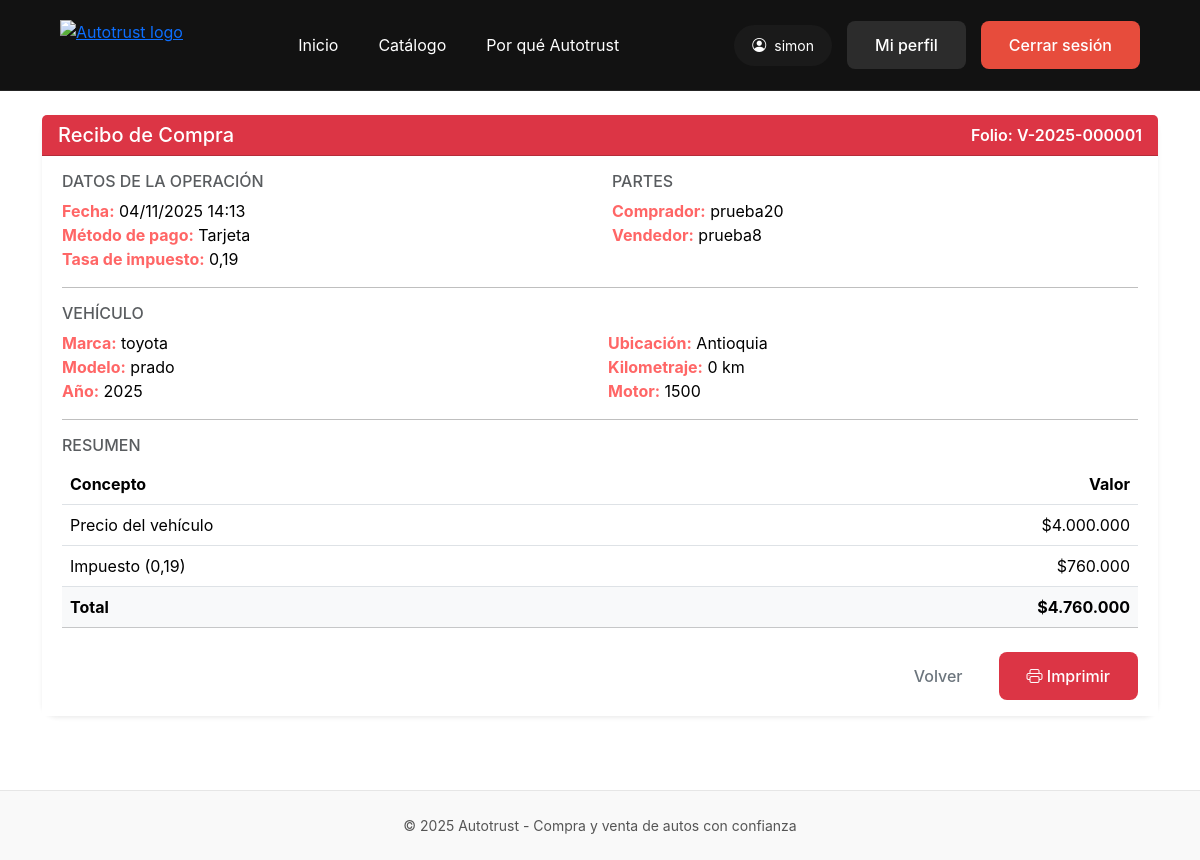
Screenshot of /ventas/1/recibo/ (signed in) with the database file from the repository.
### vehicles/models.py (models this page shows, shortened)
class Venta(models.Model):
    METODOS_PAGO = [
        ("tarjeta", "Tarjeta"),
        ("transferencia", "Transferencia"),
        ("efectivo", "Efectivo"),
        ("otro", "Otro"),
    ]
    vehicle   = models.ForeignKey("Vehicle", on_delete=models.PROTECT, related_name="ventas")
    comprador = models.ForeignKey(User, on_delete=models.PROTECT, related_name="compras")
    vendedor  = models.ForeignKey(User, on_delete=models.PROTECT, related_name="ventas_realizadas", null=True, blank=True)
    marca       = models.CharField(max_length=100)
    modelo      = models.CharField(max_length=100)
    anio        = models.CharField(max_length=10)
    ubicacion   = models.CharField(max_length=100)
    kilometraje = models.IntegerField(default=0)
    motor       = models.CharField(max_length=50, blank=True, null=True)
    precio_unitario = models.DecimalField(max_digits=12, decimal_places=0)
    impuesto        = models.DecimalField(max_digits=12, decimal_places=0, default=0)
    total           = models.DecimalField(max_digits=12, decimal_places=0, default=0)
    tasa_impuesto   = models.DecimalField(max_digits=4, decimal_places=2, default=Decimal("0.19"))
    metodo_pago = models.CharField(max_length=20, choices=METODOS_PAGO, default="tarjeta")
    folio       = models.CharField(max_length=30, unique=True, blank=True)  # N° de recibo
    creado_en   = models.DateTimeField(default=timezone.now)
    class Meta:
        ordering = ("-creado_en",)

### vehicles/views.py (the view)
# urls.py: path("ventas/<int:venta_id>/recibo/", views.venta_recibo, name="venta_recibo"),
@login_required
def venta_recibo(request, venta_id):
    venta = get_object_or_404(Venta, pk=venta_id)
    if not (request.user.is_staff or request.user == venta.comprador or request.user == venta.vendedor):
        return redirect("catalogo")
    return render(request, "vehicles/venta_recibo.html", {"venta": venta})

### vehicles/templates/vehicles/venta_recibo.html (shortened to what this page needs)
{% extends 'base.html' %}
{% load humanize %}
{% block content %}
<div class="container py-4">
  <div class="card shadow-sm border-0">
    <div class="card-header bg-danger text-white d-flex justify-content-between align-items-center">
      <h5 class="mb-0">Recibo de Compra</h5>
      <span class="fw-semibold">Folio: {{ venta.folio }}</span>
    </div>
    <div class="card-body">
      <div class="row g-4">
        <div class="col-md-6">
          <h6 class="text-uppercase text-muted">Datos de la operación</h6>
          <ul class="list-unstyled mb-0">
            <li><strong>Fecha:</strong> {{ venta.creado_en|date:"d/m/Y H:i" }}</li>
            <li><strong>Método de pago:</strong> {{ venta.get_metodo_pago_display }}</li>
            <li><strong>Tasa de impuesto:</strong> {{ venta.tasa_impuesto|floatformat:2 }} </li>
          </ul>
        </div>
        <div class="col-md-6">
          <h6 class="text-uppercase text-muted">Partes</h6>
          <ul class="list-unstyled mb-0">
            <li><strong>Comprador:</strong> {{ venta.comprador.username }}</li>
            <li><strong>Vendedor:</strong> {{ venta.vendedor.username }}</li>
          </ul>
        </div>
      </div>
      <hr>
      <h6 class="text-uppercase text-muted">Vehículo</h6>
      <div class="row g-3">
        <div class="col-md-6">
          <ul class="list-unstyled mb-0">
            <li><strong>Marca:</strong> {{ venta.marca }}</li>
            <li><strong>Modelo:</strong> {{ venta.modelo }}</li>
            <li><strong>Año:</strong> {{ venta.anio }}</li>
          </ul>
        </div>
        <div class="col-md-6">
          <ul class="list-unstyled mb-0">
            <li><strong>Ubicación:</strong> {{ venta.ubicacion }}</li>
            <li><strong>Kilometraje:</strong> {{ venta.kilometraje|intcomma }} km</li>
            <li><strong>Motor:</strong> {{ venta.motor|default:"—" }}</li>
          </ul>
        </div>
      </div>
      <hr>
      <h6 class="text-uppercase text-muted">Resumen</h6>
      <div class="table-responsive">
        <table class="table mb-0">
          <thead>
            <tr>
              <th>Concepto</th>
              <th class="text-end">Valor</th>
            </tr>
          </thead>
          <tbody>
            <tr>
              <td>Precio del vehículo</td>
              <td class="text-end">${{ venta.precio_unitario|intcomma }}</td>
            </tr>
            <tr>
              <td>Impuesto ({{ venta.tasa_impuesto|floatformat:2 }})</td>
              <td class="text-end">${{ venta.impuesto|intcomma }}</td>
            </tr>
            <tr class="table-light">
              <th>Total</th>
              <th class="text-end">${{ venta.total|intcomma }}</th>
            </tr>
          </tbody>
        </table>
      </div>
      <div class="d-flex justify-content-end mt-4 gap-2">
        <a href="{% url 'catalogo' %}" class="btn btn-outline-secondary">Volver</a>
        <button onclick="window.print()" class="btn btn-danger">
          <i class="bi bi-printer"></i> Imprimir
        </button>
      </div>
    </div>
  </div>
</div>
{% endblock %}

### templates/base.html (shortened to what this page needs)
{% load static %}
<!DOCTYPE html>
<html lang="es">
<head>
    <link rel="stylesheet" href="https://cdn.jsdelivr.net/npm/bootstrap-icons@1.11.3/font/bootstrap-icons.css">
    <link
        href="https://cdn.jsdelivr.net/npm/bootstrap@5.3.3/dist/css/bootstrap.min.css"
        rel="stylesheet"
    >
    <link rel="stylesheet" href="{% static 'vehicles/css/style.css' %}">
</head>
<body>
    <header>
        <a href="{% url 'landing' %}">
            <img src="../media/vehiculos/autotrust.png" alt="Autotrust logo" class="logo" style="height: 50px;">
        </a>
        <nav>
            <a href="{% url 'landing' %}#hero">Inicio</a>
            <a href="{% url 'catalogo' %}">Catálogo</a>
            <a href="{% url 'porque' %}">Por qué Autotrust</a>
        </nav>
        <div class="header-buttons">
            {% if user.is_authenticated %}
                <span class="user-pill">
                    <i class="bi bi-person-circle"></i>{{ user.username }}
                </span>
                <a href="{% url 'profile' %}" class="btn btn-secondary">Mi perfil</a>
                <a href="{% url 'logout' %}" class="btn btn-primary">Cerrar sesión</a>
            {% else %}
                <a href="{% url 'login' %}" class="btn btn-secondary">Iniciar sesión</a>
                <a href="{% url 'upload_vehicle' %}" class="btn btn-primary">Publicar mi carro</a>
            {% endif %}
        </div>
    </header>
    <main>
        {% block content %}{% endblock %}
    </main>
    <footer>
        © 2025 Autotrust - Compra y venta de autos con confianza
    </footer>
</body>
</html>

### vehicles/static/vehicles/css/style.css (style rules this page uses)
body { background-color: #ffffff !important; color: #111; font-family: 'Poppins', sans-serif; }
.card { background-color: #fff; border: none; border-radius: 15px; box-shadow: 0 4px 12px rgba(0, 0, 0, 0.1); transition: transform 0.3s ease, box-shadow 0.3s ease; }
.card-body { background-color: #fff; color: #000; padding: 1rem 1.25rem; }
footer { background-color: #000; color: #fff; text-align: center; padding: 1rem; border-top: 2px solid #c20000; margin-top: 50px; }
body { background-color: #ffffff; }
.list-unstyled li strong { color: #ff6666; }

### templates/base.html (style rules this page uses)
:root { --bg-main: #f2f2f2; --bg-header: #121212; --bg-elevated: #151515; --bg-card: #ffffff; --border-subtle: rgba(0, 0, 0, 0.08); }
* { margin: 0; padding: 0; box-sizing: border-box; }
body { font-family: -apple-system, BlinkMacSystemFont, 'Segoe UI', Roboto, Oxygen, Ubuntu, Cantarell, sans-serif; background-color: var(--bg-main); color: #111; min-height: 100vh; display: flex; flex-direction: column; }
header { display: grid; grid-template-columns: auto minmax(0, 1fr) auto; align-items: center; padding: 20px 60px; background-color: var(--bg-header); border-bottom: 1px solid rgba(255, 255, 255, 0.08); column-gap: 40px; }
.logo { height: 40px; display: block; }
nav { display: flex; gap: 40px; align-items: center; justify-content: center; justify-self: center; width: 100%; }
nav a { color: #fff; text-decoration: none; font-size: 16px; transition: color 0.3s; }
.header-buttons { display: flex; gap: 15px; align-items: center; justify-self: end; }
.btn { padding: 12px 28px; border-radius: 8px; text-decoration: none; font-weight: 500; transition: all 0.3s; border: none; cursor: pointer; font-size: 16px; }
.btn-secondary { background-color: #2c2c2c; color: #fff; }
.btn-primary { background-color: #e74c3c; color: #fff; }
.user-pill { background-color: #1a1a1a; padding: 10px 18px; border-radius: 999px; font-size: 14px; color: #fff; display: flex; align-items: center; gap: 8px; }
main { flex: 1; }
footer { text-align: center; padding: 24px 0; border-top: 1px solid rgba(0, 0, 0, 0.08); color: #555; font-size: 14px; background-color: #f9f9f9; }

### rows the page displays
Venta: folio "V-2025-000001", creado_en "04/11/2025 14:13", metodo_pago "Tarjeta", tasa_impuesto "0,19", comprador.username "prueba20", vendedor.username "prueba8", marca "toyota", modelo "prado", anio "2025", ubicacion "Antioquia", kilometraje "0", motor "1500", precio_unitario "4.000.000", impuesto "760.000", total "4.760.000"

### other values shown
{{ user.username }} "simon"
